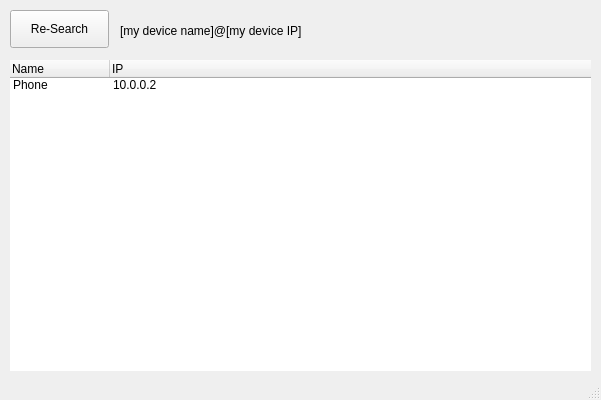
<?xml version="1.0" encoding="UTF-8"?>
<ui version="4.0">
 <class>MainWindow</class>
 <widget class="QMainWindow" name="MainWindow">
  <property name="geometry">
   <rect>
    <x>0</x>
    <y>0</y>
    <width>601</width>
    <height>400</height>
   </rect>
  </property>
  <property name="windowTitle">
   <string>MainWindow</string>
  </property>
  <widget class="QWidget" name="centralwidget">
   <widget class="QTreeWidget" name="treeWidget">
    <property name="geometry">
     <rect>
      <x>10</x>
      <y>60</y>
      <width>581</width>
      <height>311</height>
     </rect>
    </property>
    <property name="acceptDrops">
     <bool>false</bool>
    </property>
    <property name="frameShape">
     <enum>QFrame::NoFrame</enum>
    </property>
    <property name="lineWidth">
     <number>1</number>
    </property>
    <property name="indentation">
     <number>15</number>
    </property>
    <property name="rootIsDecorated">
     <bool>false</bool>
    </property>
    <attribute name="headerVisible">
     <bool>true</bool>
    </attribute>
    <attribute name="headerHighlightSections">
     <bool>false</bool>
    </attribute>
    <column>
     <property name="text">
      <string>Name</string>
     </property>
    </column>
    <column>
     <property name="text">
      <string>IP</string>
     </property>
    </column>
    <item>
     <property name="text">
      <string>Phone</string>
     </property>
     <property name="text">
      <string>10.0.0.2</string>
     </property>
    </item>
   </widget>
   <widget class="QPushButton" name="pushButton">
    <property name="geometry">
     <rect>
      <x>10</x>
      <y>10</y>
      <width>99</width>
      <height>38</height>
     </rect>
    </property>
    <property name="text">
     <string>Re-Search</string>
    </property>
   </widget>
   <widget class="QLabel" name="label">
    <property name="geometry">
     <rect>
      <x>120</x>
      <y>20</y>
      <width>441</width>
      <height>22</height>
     </rect>
    </property>
    <property name="text">
     <string>[my device name]@[my device IP]</string>
    </property>
   </widget>
  </widget>
  <widget class="QStatusBar" name="statusbar"/>
 </widget>
 <resources/>
 <connections/>
</ui>
